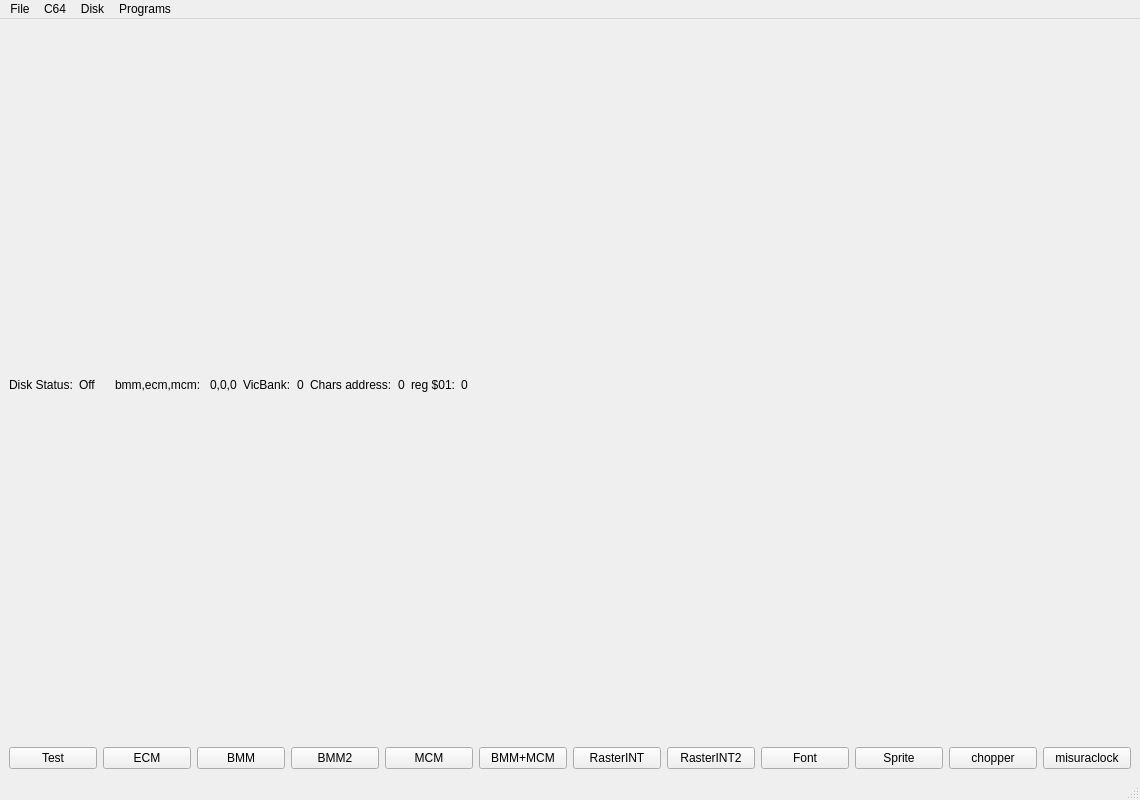
<?xml version="1.0" encoding="UTF-8"?>
<ui version="4.0">
 <class>MainWindow</class>
 <widget class="QMainWindow" name="MainWindow">
  <property name="geometry">
   <rect>
    <x>0</x>
    <y>0</y>
    <width>1140</width>
    <height>800</height>
   </rect>
  </property>
  <property name="windowTitle">
   <string>MainWindow</string>
  </property>
  <widget class="QWidget" name="centralwidget">
   <layout class="QGridLayout" name="gridLayout">
    <item row="0" column="0">
     <layout class="QVBoxLayout" name="vlayout"/>
    </item>
    <item row="1" column="0">
     <layout class="QGridLayout" name="gridLayout_2">
      <item row="1" column="9">
       <widget class="QPushButton" name="pushButton_9">
        <property name="text">
         <string>Sprite</string>
        </property>
       </widget>
      </item>
      <item row="1" column="8">
       <widget class="QPushButton" name="pushButton_7">
        <property name="text">
         <string>Font</string>
        </property>
       </widget>
      </item>
      <item row="1" column="1">
       <widget class="QPushButton" name="testbt">
        <property name="text">
         <string>ECM</string>
        </property>
       </widget>
      </item>
      <item row="1" column="4">
       <widget class="QPushButton" name="pushButton_4">
        <property name="text">
         <string>MCM</string>
        </property>
       </widget>
      </item>
      <item row="1" column="6">
       <widget class="QPushButton" name="pushButton_6">
        <property name="text">
         <string>RasterINT</string>
        </property>
       </widget>
      </item>
      <item row="1" column="3">
       <widget class="QPushButton" name="pushButton_3">
        <property name="text">
         <string>BMM2</string>
        </property>
       </widget>
      </item>
      <item row="1" column="11">
       <widget class="QPushButton" name="pushButton_11">
        <property name="text">
         <string>misuraclock</string>
        </property>
       </widget>
      </item>
      <item row="1" column="7">
       <widget class="QPushButton" name="pushButton_8">
        <property name="text">
         <string>RasterINT2</string>
        </property>
       </widget>
      </item>
      <item row="1" column="0">
       <widget class="QPushButton" name="pushButton">
        <property name="text">
         <string>Test</string>
        </property>
       </widget>
      </item>
      <item row="1" column="2">
       <widget class="QPushButton" name="pushButton_2">
        <property name="text">
         <string>BMM</string>
        </property>
       </widget>
      </item>
      <item row="1" column="5">
       <widget class="QPushButton" name="pushButton_5">
        <property name="text">
         <string>BMM+MCM</string>
        </property>
       </widget>
      </item>
      <item row="1" column="10">
       <widget class="QPushButton" name="pushButton_10">
        <property name="text">
         <string>chopper</string>
        </property>
       </widget>
      </item>
      <item row="0" column="0" colspan="12">
       <layout class="QHBoxLayout" name="horizontalLayout">
        <item>
         <widget class="QLabel" name="label">
          <property name="text">
           <string>Disk Status:</string>
          </property>
         </widget>
        </item>
        <item>
         <widget class="QLabel" name="lbdiskstatus">
          <property name="text">
           <string>Off</string>
          </property>
         </widget>
        </item>
        <item>
         <widget class="QLabel" name="label_2">
          <property name="text">
           <string/>
          </property>
         </widget>
        </item>
        <item>
         <widget class="QLabel" name="label_3">
          <property name="text">
           <string>bmm,ecm,mcm: </string>
          </property>
         </widget>
        </item>
        <item>
         <widget class="QLabel" name="graphics">
          <property name="text">
           <string>0,0,0</string>
          </property>
         </widget>
        </item>
        <item>
         <widget class="QLabel" name="label_4">
          <property name="text">
           <string>VicBank:</string>
          </property>
         </widget>
        </item>
        <item>
         <widget class="QLabel" name="vicbank">
          <property name="text">
           <string>0</string>
          </property>
         </widget>
        </item>
        <item>
         <widget class="QLabel" name="label_5">
          <property name="text">
           <string>Chars address:</string>
          </property>
         </widget>
        </item>
        <item>
         <widget class="QLabel" name="charbase">
          <property name="text">
           <string>0</string>
          </property>
         </widget>
        </item>
        <item>
         <widget class="QLabel" name="label_7">
          <property name="text">
           <string>reg $01:</string>
          </property>
         </widget>
        </item>
        <item>
         <widget class="QLabel" name="reg01">
          <property name="text">
           <string>0</string>
          </property>
         </widget>
        </item>
        <item>
         <spacer name="horizontalSpacer">
          <property name="orientation">
           <enum>Qt::Orientation::Horizontal</enum>
          </property>
          <property name="sizeHint" stdset="0">
           <size>
            <width>40</width>
            <height>20</height>
           </size>
          </property>
         </spacer>
        </item>
       </layout>
      </item>
     </layout>
    </item>
   </layout>
  </widget>
  <widget class="QMenuBar" name="menubar">
   <property name="geometry">
    <rect>
     <x>0</x>
     <y>0</y>
     <width>1140</width>
     <height>21</height>
    </rect>
   </property>
   <widget class="QMenu" name="menuFile">
    <property name="title">
     <string>File</string>
    </property>
    <addaction name="actionExit"/>
   </widget>
   <widget class="QMenu" name="menuC64">
    <property name="title">
     <string>C64</string>
    </property>
    <addaction name="actionReset"/>
    <addaction name="actionHardware_Reset"/>
    <addaction name="actionJoystick"/>
   </widget>
   <widget class="QMenu" name="menuDisk">
    <property name="title">
     <string>Disk</string>
    </property>
    <addaction name="actionAttach"/>
    <addaction name="actionGet_Directory"/>
   </widget>
   <widget class="QMenu" name="menuPrograms">
    <property name="title">
     <string>Programs</string>
    </property>
    <addaction name="actionLoad_Run_C64_PRG"/>
   </widget>
   <addaction name="menuFile"/>
   <addaction name="menuC64"/>
   <addaction name="menuDisk"/>
   <addaction name="menuPrograms"/>
  </widget>
  <widget class="QStatusBar" name="statusbar"/>
  <action name="actionExit">
   <property name="icon">
    <iconset theme="QIcon::ThemeIcon::SystemShutdown"/>
   </property>
   <property name="text">
    <string>Exit</string>
   </property>
  </action>
  <action name="actionReset">
   <property name="text">
    <string>Reset</string>
   </property>
  </action>
  <action name="actionAttach">
   <property name="text">
    <string>Attach  disk image</string>
   </property>
  </action>
  <action name="actionLoad_Run_C64_PRG">
   <property name="text">
    <string>Load&amp;Run C64 PRG</string>
   </property>
  </action>
  <action name="actionHardware_Reset">
   <property name="text">
    <string>Hardware Reset</string>
   </property>
  </action>
  <action name="actionGet_Directory">
   <property name="text">
    <string>Get Directory</string>
   </property>
   <property name="shortcut">
    <string>Ctrl+Shift+D</string>
   </property>
  </action>
  <action name="actionJoystick">
   <property name="checkable">
    <bool>true</bool>
   </property>
   <property name="icon">
    <iconset theme="QIcon::ThemeIcon::InputGaming"/>
   </property>
   <property name="text">
    <string>Joystick</string>
   </property>
   <property name="shortcut">
    <string>Ctrl+Shift+J</string>
   </property>
  </action>
 </widget>
 <resources/>
 <connections>
  <connection>
   <sender>testbt</sender>
   <signal>released()</signal>
   <receiver>MainWindow</receiver>
   <slot>ecmclick()</slot>
   <hints>
    <hint type="sourcelabel">
     <x>190</x>
     <y>767</y>
    </hint>
    <hint type="destinationlabel">
     <x>157</x>
     <y>539</y>
    </hint>
   </hints>
  </connection>
  <connection>
   <sender>pushButton</sender>
   <signal>released()</signal>
   <receiver>MainWindow</receiver>
   <slot>testclick()</slot>
   <hints>
    <hint type="sourcelabel">
     <x>57</x>
     <y>767</y>
    </hint>
    <hint type="destinationlabel">
     <x>53</x>
     <y>548</y>
    </hint>
   </hints>
  </connection>
  <connection>
   <sender>pushButton_2</sender>
   <signal>released()</signal>
   <receiver>MainWindow</receiver>
   <slot>bmmclick()</slot>
   <hints>
    <hint type="sourcelabel">
     <x>284</x>
     <y>767</y>
    </hint>
    <hint type="destinationlabel">
     <x>243</x>
     <y>547</y>
    </hint>
   </hints>
  </connection>
  <connection>
   <sender>pushButton_3</sender>
   <signal>released()</signal>
   <receiver>MainWindow</receiver>
   <slot>bmm2click()</slot>
   <hints>
    <hint type="sourcelabel">
     <x>378</x>
     <y>767</y>
    </hint>
    <hint type="destinationlabel">
     <x>307</x>
     <y>556</y>
    </hint>
   </hints>
  </connection>
  <connection>
   <sender>actionExit</sender>
   <signal>triggered()</signal>
   <receiver>MainWindow</receiver>
   <slot>exit()</slot>
   <hints>
    <hint type="sourcelabel">
     <x>-1</x>
     <y>-1</y>
    </hint>
    <hint type="destinationlabel">
     <x>514</x>
     <y>339</y>
    </hint>
   </hints>
  </connection>
  <connection>
   <sender>actionReset</sender>
   <signal>triggered()</signal>
   <receiver>MainWindow</receiver>
   <slot>reset()</slot>
   <hints>
    <hint type="sourcelabel">
     <x>-1</x>
     <y>-1</y>
    </hint>
    <hint type="destinationlabel">
     <x>514</x>
     <y>339</y>
    </hint>
   </hints>
  </connection>
  <connection>
   <sender>pushButton_4</sender>
   <signal>released()</signal>
   <receiver>MainWindow</receiver>
   <slot>mcmclick()</slot>
   <hints>
    <hint type="sourcelabel">
     <x>471</x>
     <y>767</y>
    </hint>
    <hint type="destinationlabel">
     <x>395</x>
     <y>568</y>
    </hint>
   </hints>
  </connection>
  <connection>
   <sender>pushButton_5</sender>
   <signal>released()</signal>
   <receiver>MainWindow</receiver>
   <slot>bmmmcmclick()</slot>
   <hints>
    <hint type="sourcelabel">
     <x>565</x>
     <y>767</y>
    </hint>
    <hint type="destinationlabel">
     <x>478</x>
     <y>570</y>
    </hint>
   </hints>
  </connection>
  <connection>
   <sender>pushButton_6</sender>
   <signal>released()</signal>
   <receiver>MainWindow</receiver>
   <slot>rasterintclick()</slot>
   <hints>
    <hint type="sourcelabel">
     <x>659</x>
     <y>767</y>
    </hint>
    <hint type="destinationlabel">
     <x>573</x>
     <y>555</y>
    </hint>
   </hints>
  </connection>
  <connection>
   <sender>pushButton_7</sender>
   <signal>released()</signal>
   <receiver>MainWindow</receiver>
   <slot>fontclick()</slot>
   <hints>
    <hint type="sourcelabel">
     <x>847</x>
     <y>767</y>
    </hint>
    <hint type="destinationlabel">
     <x>660</x>
     <y>579</y>
    </hint>
   </hints>
  </connection>
  <connection>
   <sender>pushButton_8</sender>
   <signal>released()</signal>
   <receiver>MainWindow</receiver>
   <slot>rasterint2click()</slot>
   <hints>
    <hint type="sourcelabel">
     <x>753</x>
     <y>767</y>
    </hint>
    <hint type="destinationlabel">
     <x>852</x>
     <y>589</y>
    </hint>
   </hints>
  </connection>
  <connection>
   <sender>pushButton_9</sender>
   <signal>released()</signal>
   <receiver>MainWindow</receiver>
   <slot>spriteclick()</slot>
   <hints>
    <hint type="sourcelabel">
     <x>940</x>
     <y>767</y>
    </hint>
    <hint type="destinationlabel">
     <x>983</x>
     <y>574</y>
    </hint>
   </hints>
  </connection>
  <connection>
   <sender>pushButton_10</sender>
   <signal>released()</signal>
   <receiver>MainWindow</receiver>
   <slot>chopperclick()</slot>
   <hints>
    <hint type="sourcelabel">
     <x>1034</x>
     <y>767</y>
    </hint>
    <hint type="destinationlabel">
     <x>972</x>
     <y>589</y>
    </hint>
   </hints>
  </connection>
  <connection>
   <sender>actionAttach</sender>
   <signal>triggered()</signal>
   <receiver>MainWindow</receiver>
   <slot>attach()</slot>
   <hints>
    <hint type="sourcelabel">
     <x>-1</x>
     <y>-1</y>
    </hint>
    <hint type="destinationlabel">
     <x>530</x>
     <y>354</y>
    </hint>
   </hints>
  </connection>
  <connection>
   <sender>actionLoad_Run_C64_PRG</sender>
   <signal>triggered()</signal>
   <receiver>MainWindow</receiver>
   <slot>loadrun()</slot>
   <hints>
    <hint type="sourcelabel">
     <x>-1</x>
     <y>-1</y>
    </hint>
    <hint type="destinationlabel">
     <x>530</x>
     <y>354</y>
    </hint>
   </hints>
  </connection>
  <connection>
   <sender>pushButton_11</sender>
   <signal>released()</signal>
   <receiver>MainWindow</receiver>
   <slot>misuraclockclick()</slot>
   <hints>
    <hint type="sourcelabel">
     <x>1129</x>
     <y>767</y>
    </hint>
    <hint type="destinationlabel">
     <x>1023</x>
     <y>613</y>
    </hint>
   </hints>
  </connection>
  <connection>
   <sender>actionHardware_Reset</sender>
   <signal>triggered()</signal>
   <receiver>MainWindow</receiver>
   <slot>hardreset()</slot>
   <hints>
    <hint type="sourcelabel">
     <x>-1</x>
     <y>-1</y>
    </hint>
    <hint type="destinationlabel">
     <x>569</x>
     <y>399</y>
    </hint>
   </hints>
  </connection>
  <connection>
   <sender>actionGet_Directory</sender>
   <signal>triggered()</signal>
   <receiver>MainWindow</receiver>
   <slot>getdirectory()</slot>
   <hints>
    <hint type="sourcelabel">
     <x>-1</x>
     <y>-1</y>
    </hint>
    <hint type="destinationlabel">
     <x>569</x>
     <y>399</y>
    </hint>
   </hints>
  </connection>
  <connection>
   <sender>actionJoystick</sender>
   <signal>triggered()</signal>
   <receiver>MainWindow</receiver>
   <slot>joystick()</slot>
   <hints>
    <hint type="sourcelabel">
     <x>-1</x>
     <y>-1</y>
    </hint>
    <hint type="destinationlabel">
     <x>569</x>
     <y>399</y>
    </hint>
   </hints>
  </connection>
 </connections>
 <slots>
  <slot>testclick()</slot>
  <slot>ecmclick()</slot>
  <slot>bmmclick()</slot>
  <slot>bmm2click()</slot>
  <slot>exit()</slot>
  <slot>reset()</slot>
  <slot>mcmclick()</slot>
  <slot>bmmmcmclick()</slot>
  <slot>rasterintclick()</slot>
  <slot>fontclick()</slot>
  <slot>rasterint2click()</slot>
  <slot>spriteclick()</slot>
  <slot>chopperclick()</slot>
  <slot>dirclick()</slot>
  <slot>attach()</slot>
  <slot>loadrun()</slot>
  <slot>misuraclockclick()</slot>
  <slot>hardreset()</slot>
  <slot>getdirectory()</slot>
  <slot>joystick()</slot>
 </slots>
</ui>
